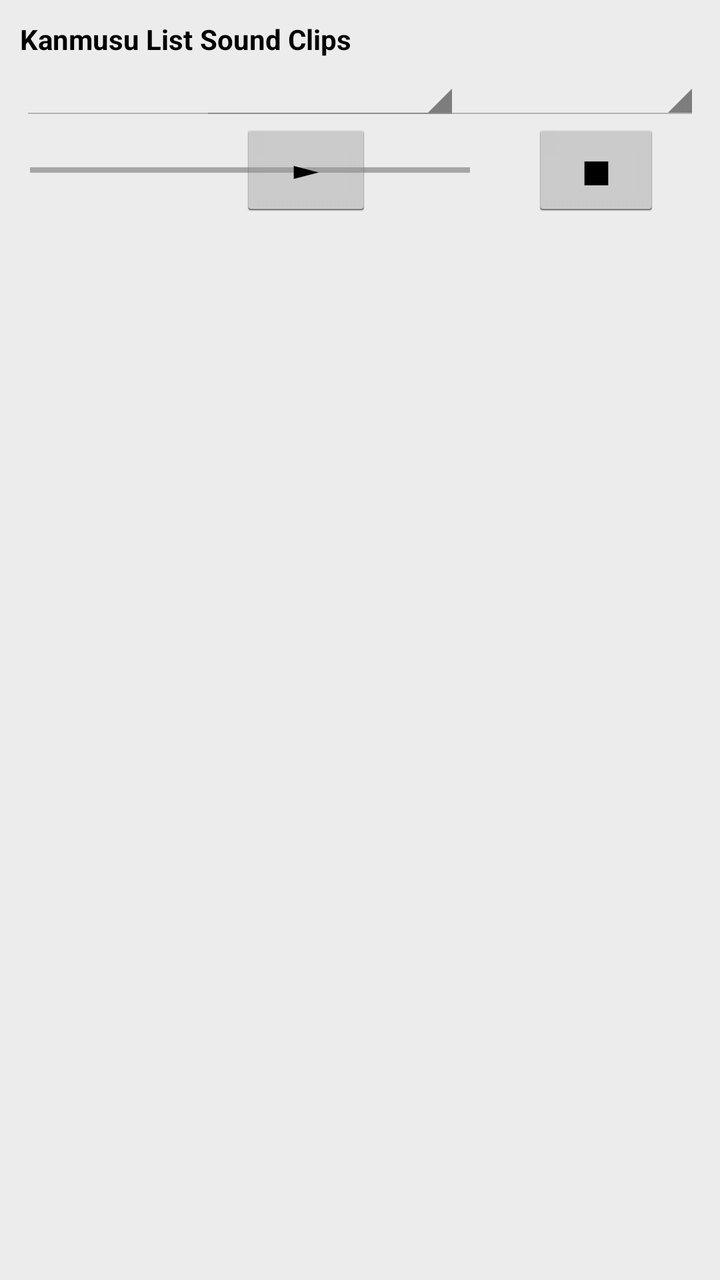
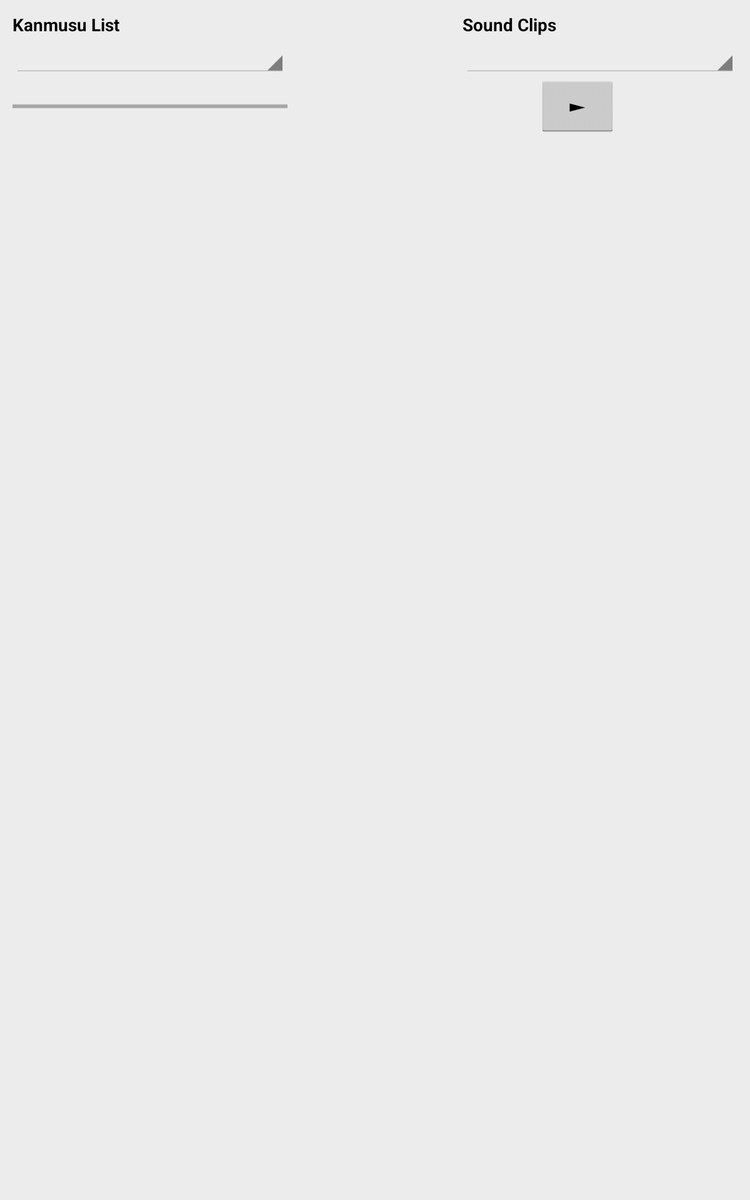

The same Android screen from two of the app's own layout files: first res/layout/ as a phone draws it, then the repository's variant for another configuration, drawn on a device whose configuration selects that folder. Both files follow.
<!-- AndroidManifest.xml: application theme AppTheme -->
<!-- res/layout/fragment_viewer.xml -->
<RelativeLayout xmlns:android="http://schemas.android.com/apk/res/android"
    android:layout_width="match_parent"
    android:layout_height="match_parent"
    android:padding="10dp"
    android:background="#FFECECEC" >
    
    <TextView
        android:id="@+id/kanmusutitle"
        style="@style/titletext"
        android:layout_width="wrap_content"
        android:layout_height="wrap_content"
        android:layout_alignParentLeft="true"
        android:layout_alignParentTop="true"
        android:text="@string/kanmusulist" />

    <Spinner
	    android:id="@+id/kanmususpinner"
	    style="@style/medtext"
	    android:layout_width="220dp"
	    android:layout_height="wrap_content"
	    android:layout_alignLeft="@+id/kanmusutitle"
	    android:layout_below="@+id/kanmusutitle"
	    android:saveEnabled="false"
	    android:spinnerMode="dialog" />
    
    <TextView
	    android:id="@+id/msgbox"
	    android:layout_width="wrap_content"
	    android:layout_height="wrap_content"
	    android:layout_marginLeft="5dp"
	    android:layout_below="@+id/kanmususpinner" />
    
    <ProgressBar
	    android:id="@+id/playprogress"
	    style="?android:attr/progressBarStyleHorizontal"
	    android:layout_width="220dp"
	    android:layout_height="10dp"
	     android:layout_alignLeft="@+id/msgbox"
	    android:layout_below="@+id/msgbox" />
        
    <TextView 
        android:id="@+id/cliptitle"
        style="@style/titletext"
        android:layout_width="wrap_content"
        android:layout_height="wrap_content"
        android:layout_alignParentTop="true"
        android:layout_alignLeft="@+id/playerspinner"
        android:layout_marginRight="5dp"
        android:text="@string/soundclips" />
    
    <Spinner
        android:id="@+id/playerspinner"
        style="@style/medtext"
        android:layout_width="250dp"
        android:layout_height="wrap_content"
        android:layout_alignParentRight="true"
        android:layout_below="@+id/cliptitle"
        android:spinnerMode="dialog" />
    
    <Button
        android:id="@+id/playbutton"
        style="@style/hugebutton"
        android:layout_width="wrap_content"
        android:layout_height="wrap_content"
        android:layout_toLeftOf="@+id/stopbutton"
        android:layout_alignLeft="@+id/playerspinner"
        android:layout_alignBottom="@+id/stopbutton"
        android:layout_marginLeft="20dp"
        android:layout_marginRight="40dp"
        android:text="@string/play" />
    
    <Button
        android:id="@+id/stopbutton"
        style="@style/hugebutton"
        android:layout_width="wrap_content"
        android:layout_height="wrap_content"
        android:layout_below="@+id/playerspinner"
        android:layout_alignRight="@+id/playerspinner"
        android:layout_marginLeft="40dp"
        android:layout_marginRight="20dp"
        android:text="@string/stop" />
    
	<RelativeLayout
	    android:id="@+id/imagelayout"
	    android:layout_width="match_parent"
	    android:layout_height="fill_parent"
	    android:layout_alignParentBottom="true"
	    android:layout_below="@+id/stopbutton" >
	    
	    <ImageView 
	        android:id="@+id/leftimage"
	        android:layout_width="75dp"
        	android:layout_height="fill_parent"
        	android:layout_centerVertical="true"
        	android:layout_alignParentLeft="true"
        	android:adjustViewBounds="true"
	        android:scaleType="fitCenter"
        	android:contentDescription="@string/bgdesc" />
	
	    <ImageView
	        android:id="@+id/viewerimage"
	        android:layout_width="match_parent"
	        android:layout_height="fill_parent"              	   
	        android:layout_marginTop="40dp"
	        android:layout_marginBottom="10dp"
	        android:layout_marginLeft="10dp"
	        android:layout_marginRight="10dp"
	        android:layout_alignParentBottom="true"
	        android:layout_centerHorizontal="true"
	        android:layout_toRightOf="@+id/leftimage"
	        android:layout_toLeftOf="@+id/rightimage"        
	        android:adjustViewBounds="true"
	        android:scaleType="fitCenter"
	        android:contentDescription="@string/bgdesc"
	        android:saveEnabled="false" />
	    
	    <ImageView 
	        android:id="@+id/rightimage"
	        android:layout_width="75dp"
        	android:layout_height="fill_parent"
        	android:layout_centerVertical="true"
        	android:layout_alignParentRight="true"
			android:adjustViewBounds="true"
	        android:scaleType="fitCenter"
        	android:contentDescription="@string/bgdesc" />
   	
    </RelativeLayout>

</RelativeLayout>
<!-- resources referenced by this layout -->
<resources>
  <string name="bgdesc">background</string>
  <string name="kanmusulist">Kanmusu List</string>
  <string name="play">\u25BA</string>
  <string name="soundclips">Sound Clips</string>
  <string name="stop">\u25A0</string>
  <style name="hugebutton" parent="AppBaseTheme">
          <item name="android:layout_height">32dp</item>
          <item name="android:textSize">20sp</item>
      </style>
  <style name="medtext" parent="AppBaseTheme">
          <item name="android:textSize">14sp</item>
          <item name="android:shadowColor">#ECECEC</item>
          <item name="android:shadowDx">1</item>
          <item name="android:shadowDy">1</item>
          <item name="android:shadowRadius">2</item>
      </style>
  <style name="titletext" parent="AppBaseTheme">
          <item name="android:textSize">14sp</item>
          <item name="android:textStyle">bold</item>
          <item name="android:shadowColor">#ECECEC</item>
          <item name="android:shadowDx">1</item>
          <item name="android:shadowDy">1</item>
          <item name="android:shadowRadius">2</item>
      </style>
  <style name="AppTheme" parent="AppBaseTheme">
          
          <item name="android:displayOptions">useLogo|showHome</item>
          <item name="android:spinnerItemStyle">@style/SpinnerItem</item>
      </style>
  <style name="AppBaseTheme" parent="android:Theme.Holo.Light.DarkActionBar">
          
      </style>
  <style name="SpinnerItem" parent="android:Widget.TextView.SpinnerItem">
          <item name="android:textAppearance">@style/TextAppearanceSpinnerItem</item>
          <item name="android:shadowColor">#ECECEC</item>
          <item name="android:shadowDx">1</item>
          <item name="android:shadowDy">1</item>
          <item name="android:shadowRadius">2</item>
      </style>
  <style name="TextAppearanceSpinnerItem" parent="android:TextAppearance.Widget.TextView.SpinnerItem">
          <item name="android:textColor">#000</item>
          <item name="android:textSize">14sp</item>        
      </style>
</resources>
<!-- res/layout-sw600dp/fragment_viewer.xml (the repository's variant of the layout above) -->
<!-- drawn on a 7-inch tablet held upright -->
<RelativeLayout xmlns:android="http://schemas.android.com/apk/res/android"
    android:layout_width="match_parent"
    android:layout_height="match_parent"
    android:padding="10dp"
    android:background="#FFECECEC" >
    
    <TextView
        android:id="@+id/kanmusutitle"
        style="@style/titletext"
        android:layout_width="wrap_content"
        android:layout_height="wrap_content"
        android:layout_alignParentLeft="true"
        android:layout_alignParentStart="true"
        android:layout_alignParentTop="true"
        android:text="@string/kanmusulist" />

    <Spinner
	    android:id="@+id/kanmususpinner"
	    style="@style/medtext"
	    android:layout_width="220dp"
	    android:layout_height="wrap_content"
	    android:layout_alignLeft="@+id/kanmusutitle"
	    android:layout_alignStart="@+id/kanmusutitle"
	    android:layout_below="@+id/kanmusutitle"
	    android:saveEnabled="false"
	    android:spinnerMode="dialog" />
    
    <TextView
	    android:id="@+id/msgbox"
	    android:layout_width="wrap_content"
	    android:layout_height="wrap_content"
	    android:layout_marginLeft="5dp"
	    android:layout_marginStart="5dp"
	    android:layout_below="@+id/kanmususpinner" />
    
    <ProgressBar
	    android:id="@+id/playprogress"
	    style="?android:attr/progressBarStyleHorizontal"
	    android:layout_width="220dp"
	    android:layout_height="10dp"
	    android:layout_alignLeft="@+id/kanmusutitle"
	    android:layout_alignStart="@+id/kanmusutitle"
	    android:layout_below="@+id/msgbox" />
        
    <TextView 
        android:id="@+id/cliptitle"
        style="@style/titletext"
        android:layout_width="wrap_content"
        android:layout_height="wrap_content"
        android:layout_alignParentTop="true"
        android:layout_alignLeft="@+id/playerspinner"
        android:layout_alignStart="@+id/playerspinner"
        android:layout_marginRight="5dp"
        android:layout_marginEnd="5dp"
        android:text="@string/soundclips" />
    
    <Spinner
        android:id="@+id/playerspinner"
        style="@style/medtext"
        android:layout_width="220dp"
        android:layout_height="wrap_content"
        android:layout_alignParentRight="true"
        android:layout_alignParentEnd="true"
        android:layout_below="@+id/cliptitle"
        android:spinnerMode="dialog" />
    
    <Button
        android:id="@+id/playbutton"
        style="@style/hugebutton"
        android:layout_width="wrap_content"
        android:layout_height="wrap_content"
        android:layout_alignLeft="@+id/playerspinner"
        android:layout_alignStart="@+id/playerspinner"
        android:layout_below="@+id/playerspinner"
        android:layout_marginLeft="60dp"
        android:layout_marginStart="60dp"
        android:text="@string/play" />
     
	<RelativeLayout
	    android:id="@+id/imagelayout"
	    android:layout_width="match_parent"
	    android:layout_height="fill_parent"
	    android:layout_alignParentBottom="true"
	    android:layout_below="@+id/playbutton" >
	    
	    <ImageView 
	        android:id="@+id/leftimage"
	        android:layout_width="75dp"
        	android:layout_height="fill_parent"
        	android:layout_centerVertical="true"
        	android:layout_alignParentLeft="true"
        	android:layout_alignParentStart="true"
        	android:adjustViewBounds="true"
	        android:scaleType="fitCenter"
        	android:contentDescription="@string/bgdesc" />
	
	    <ImageView
	        android:id="@+id/viewerimage"
	        android:layout_width="match_parent"
	        android:layout_height="fill_parent"              	   
	        android:layout_marginTop="40dp"
	        android:layout_marginBottom="10dp"
	        android:layout_marginLeft="10dp"
	        android:layout_marginRight="10dp"
	        android:layout_alignParentBottom="true"
	        android:layout_centerHorizontal="true"
	        android:layout_toRightOf="@+id/leftimage"
	        android:layout_toEndOf="@+id/leftimage"
	        android:layout_toLeftOf="@+id/rightimage"        
	        android:layout_toStartOf="@+id/rightimage"        
	        android:adjustViewBounds="true"
	        android:scaleType="fitCenter"
	        android:contentDescription="@string/bgdesc"
	        android:saveEnabled="false" />
	    
	    <ImageView 
	        android:id="@+id/rightimage"
	        android:layout_width="75dp"
        	android:layout_height="fill_parent"
        	android:layout_centerVertical="true"
        	android:layout_alignParentRight="true"
        	android:layout_alignParentEnd="true"
			android:adjustViewBounds="true"
	        android:scaleType="fitCenter"
        	android:contentDescription="@string/bgdesc" />
   	
    </RelativeLayout>

</RelativeLayout>
<!-- resources referenced by the variant -->
<!-- as a 7-inch tablet held upright resolves them -->
<resources>
  <string name="bgdesc">background</string>
  <string name="kanmusulist">Kanmusu List</string>
  <string name="play">\u25BA</string>
  <string name="soundclips">Sound Clips</string>
  <style name="hugebutton" parent="AppBaseTheme">
          <item name="android:layout_height">32dp</item>
          <item name="android:textSize">20sp</item>
      </style>
  <style name="medtext" parent="AppBaseTheme">
          <item name="android:textSize">14sp</item>
          <item name="android:shadowColor">#ECECEC</item>
          <item name="android:shadowDx">1</item>
          <item name="android:shadowDy">1</item>
          <item name="android:shadowRadius">2</item>
      </style>
  <style name="titletext" parent="AppBaseTheme">
          <item name="android:textSize">14sp</item>
          <item name="android:textStyle">bold</item>
          <item name="android:shadowColor">#ECECEC</item>
          <item name="android:shadowDx">1</item>
          <item name="android:shadowDy">1</item>
          <item name="android:shadowRadius">2</item>
      </style>
  <style name="AppTheme" parent="AppBaseTheme">
          
          <item name="android:displayOptions">useLogo|showHome</item>
          <item name="android:spinnerItemStyle">@style/SpinnerItem</item>
      </style>
  <style name="AppBaseTheme" parent="android:Theme.Holo.Light.DarkActionBar">
          
      </style>
  <style name="SpinnerItem" parent="android:Widget.TextView.SpinnerItem">
          <item name="android:textAppearance">@style/TextAppearanceSpinnerItem</item>
          <item name="android:shadowColor">#ECECEC</item>
          <item name="android:shadowDx">1</item>
          <item name="android:shadowDy">1</item>
          <item name="android:shadowRadius">2</item>
      </style>
  <style name="TextAppearanceSpinnerItem" parent="android:TextAppearance.Widget.TextView.SpinnerItem">
          <item name="android:textColor">#000</item>
          <item name="android:textSize">14sp</item>        
      </style>
</resources>
